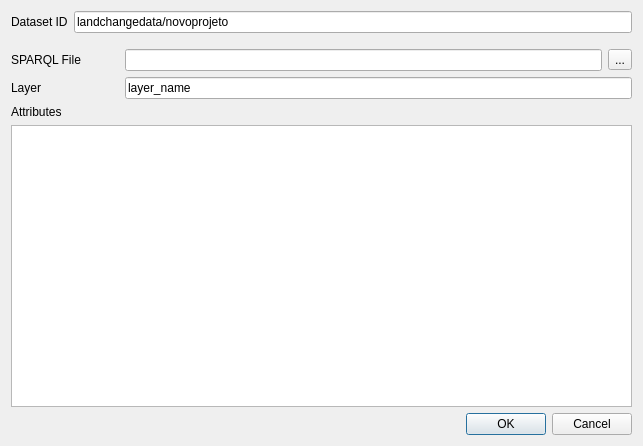
<?xml version="1.0" encoding="UTF-8"?>
<ui version="4.0">
 <class>DBCellsImportDialogBase</class>
 <widget class="QDialog" name="DBCellsImportDialogBase">
  <property name="geometry">
   <rect>
    <x>0</x>
    <y>0</y>
    <width>643</width>
    <height>446</height>
   </rect>
  </property>
  <property name="windowTitle">
   <string>DBCells Import</string>
  </property>
  <layout class="QGridLayout" name="gridLayout">
   <item row="0" column="0">
    <layout class="QHBoxLayout" name="horizontalLayout_2">
     <property name="bottomMargin">
      <number>10</number>
     </property>
     <item>
      <widget class="QLabel" name="label_2">
       <property name="text">
        <string>Dataset ID</string>
       </property>
      </widget>
     </item>
     <item>
      <widget class="QLineEdit" name="lineDataset">
       <property name="text">
        <string>landchangedata/novoprojeto</string>
       </property>
      </widget>
     </item>
    </layout>
   </item>
   <item row="1" column="0">
    <layout class="QVBoxLayout" name="formLayout_2" stretch="0,0,0,0">
     <item>
      <layout class="QHBoxLayout" name="horizontalLayout_6">
       <item>
        <widget class="QLabel" name="labelSPARQL">
         <property name="minimumSize">
          <size>
           <width>108</width>
           <height>0</height>
          </size>
         </property>
         <property name="text">
          <string>SPARQL File</string>
         </property>
        </widget>
       </item>
       <item>
        <widget class="QLineEdit" name="lineSPARQL"/>
       </item>
       <item>
        <widget class="QToolButton" name="buttonSPARQL">
         <property name="text">
          <string>...</string>
         </property>
        </widget>
       </item>
      </layout>
     </item>
     <item>
      <layout class="QHBoxLayout" name="horizontalLayout_9">
       <item>
        <widget class="QLabel" name="camada_2">
         <property name="minimumSize">
          <size>
           <width>108</width>
           <height>0</height>
          </size>
         </property>
         <property name="text">
          <string>Layer</string>
         </property>
        </widget>
       </item>
       <item>
        <widget class="QLineEdit" name="lineLayer">
         <property name="sizePolicy">
          <sizepolicy hsizetype="Expanding" vsizetype="Fixed">
           <horstretch>0</horstretch>
           <verstretch>0</verstretch>
          </sizepolicy>
         </property>
         <property name="maximumSize">
          <size>
           <width>16777215</width>
           <height>16777215</height>
          </size>
         </property>
         <property name="text">
          <string>layer_name</string>
         </property>
        </widget>
       </item>
      </layout>
     </item>
     <item>
      <layout class="QVBoxLayout" name="verticalLayout_3">
       <item>
        <widget class="QLabel" name="atributos_2">
         <property name="text">
          <string>Attributes</string>
         </property>
        </widget>
       </item>
       <item>
        <widget class="QTableWidget" name="tableAttributes"/>
       </item>
      </layout>
     </item>
     <item>
      <layout class="QHBoxLayout" name="horizontalLayout_10">
       <item>
        <spacer name="horizontalSpacer_8">
         <property name="orientation">
          <enum>Qt::Horizontal</enum>
         </property>
         <property name="sizeHint" stdset="0">
          <size>
           <width>40</width>
           <height>20</height>
          </size>
         </property>
        </spacer>
       </item>
       <item>
        <widget class="QDialogButtonBox" name="button_box">
         <property name="standardButtons">
          <set>QDialogButtonBox::Cancel|QDialogButtonBox::Ok</set>
         </property>
        </widget>
       </item>
      </layout>
     </item>
    </layout>
   </item>
  </layout>
 </widget>
 <resources/>
 <connections>
  <connection>
   <sender>button_box</sender>
   <signal>rejected()</signal>
   <receiver>DBCellsImportDialogBase</receiver>
   <slot>reject()</slot>
   <hints>
    <hint type="sourcelabel">
     <x>491</x>
     <y>423</y>
    </hint>
    <hint type="destinationlabel">
     <x>232</x>
     <y>434</y>
    </hint>
   </hints>
  </connection>
 </connections>
</ui>
